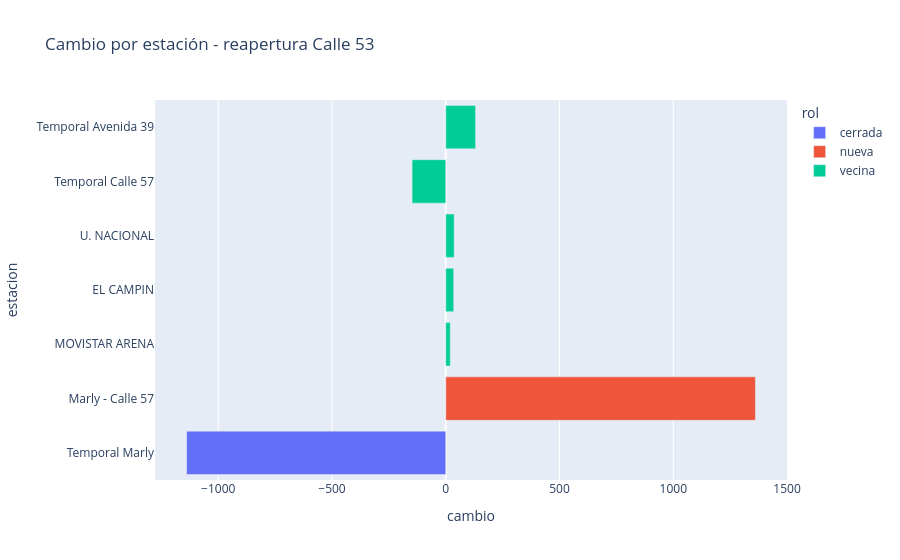

Source (notebook cell):
### Code cell
px.bar(cambio53,x="cambio",y="estacion",color="rol",orientation="h",title="Cambio por estación - reapertura Calle 53")

### Figure 1 — Plotly figure (JSON) as saved in the notebook; plotly's stock layout.template omitted (floating-point values rounded to 4 significant figures)
{"data": [{"hovertemplate": "rol=cerrada<br>cambio=%{x}<br>estacion=%{y}<extra></extra>", "legendgroup": "cerrada", "marker": {"color": "#636efa", "pattern": {"shape": ""}}, "name": "cerrada", "orientation": "h", "showlegend": true, "textposition": "auto", "type": "bar", "x": [-1139.0], "xaxis": "x", "y": ["Temporal Marly"], "yaxis": "y"}, {"hovertemplate": "rol=nueva<br>cambio=%{x}<br>estacion=%{y}<extra></extra>", "legendgroup": "nueva", "marker": {"color": "#EF553B", "pattern": {"shape": ""}}, "name": "nueva", "orientation": "h", "showlegend": true, "textposition": "auto", "type": "bar", "x": [1361.0], "xaxis": "x", "y": ["Marly - Calle 57"], "yaxis": "y"}, {"hovertemplate": "rol=vecina<br>cambio=%{x}<br>estacion=%{y}<extra></extra>", "legendgroup": "vecina", "marker": {"color": "#00cc96", "pattern": {"shape": ""}}, "name": "vecina", "orientation": "h", "showlegend": true, "textposition": "auto", "type": "bar", "x": [20.0, 35.0, 37.0, -148.0, 131.0], "xaxis": "x", "y": ["MOVISTAR ARENA", "EL CAMPIN", "U. NACIONAL", "Temporal Calle 57", "Temporal Avenida 39"], "yaxis": "y"}], "layout": {"barmode": "relative", "legend": {"title": {"text": "rol"}, "tracegroupgap": 0}, "title": {"text": "Cambio por estación - reapertura Calle 53"}, "xaxis": {"anchor": "y", "domain": [0, 1], "title": {"text": "cambio"}}, "yaxis": {"anchor": "x", "domain": [0, 1], "title": {"text": "estacion"}}}}
